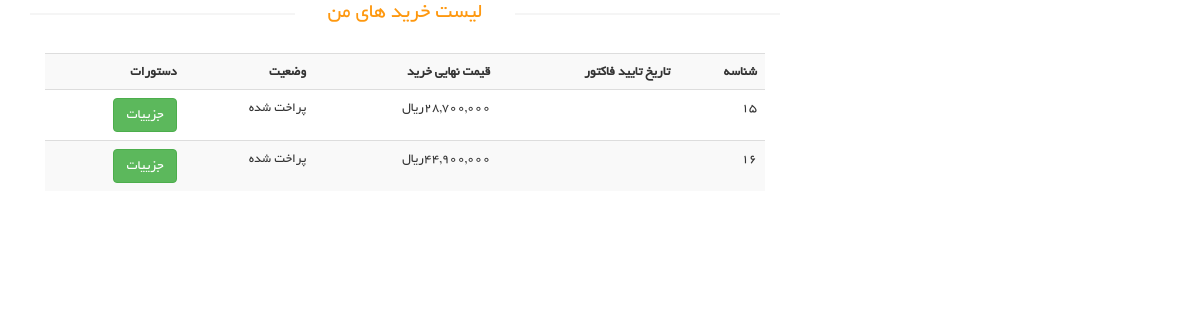
Page /user/my-shopping (signed in) on the committed database.
### order_module/models.py (models this page shows, shortened)
class Order(models.Model):
    user = models.ForeignKey(User, on_delete=models.CASCADE, verbose_name='کاربر')
    is_paid = models.BooleanField(default=False,verbose_name='نهایی شده/نشده')
    payment_date = models.DateField(null=True, blank=True, verbose_name='تاریخ پرداخت')
    def calculate_total_price(self):
        total_amount = 0
        if self.is_paid:
            for order_detail in self.orderdetail_set.all():
                total_amount += order_detail.final_price * order_detail.count
        else:
            for order_detail in self.orderdetail_set.all():
                total_amount += order_detail.variant.get_price() * order_detail.count
        return total_amount
    class Meta:
        verbose_name = 'سبد خرید'
        verbose_name_plural = ' سبدهای خرید'

class OrderDetail(models.Model):
    order = models.ForeignKey(Order, on_delete=models.CASCADE, verbose_name='سبد خرید')
    variant = models.ForeignKey(ProductVariant, on_delete=models.CASCADE, verbose_name='محصول')
    final_price = models.IntegerField(null=True, blank=True, verbose_name='قیمت نهایی')
    count = models.IntegerField(verbose_name='تعداد')
    class Meta:
        verbose_name = 'جزئیات سبد خرید'
        verbose_name_plural = 'لیست جزئیات سبدهای خرید'

### profile_module/views.py (the view)
# urls.py: path('my-shopping', views.MyShopping.as_view(), name='user_shopping_page'),
@method_decorator(login_required, name='dispatch')
class MyShopping(ListView):
    model = Order
    template_name = 'profile_module/user_shopping.html'
    def get_queryset(self):
        queryset = super().get_queryset()
        request: HttpRequest = self.request
        queryset = queryset.filter(user_id=request.user.id, is_paid=True)
        return queryset

### polls/templatetags/poll_extras.py (called while the page is built)
@register.filter
def show_date(view):
    return date2jalali(view)

@register.filter
def three_digit_currency(value:int):
    return '{:,}'.format(value) + 'ریال'

### sitsetting_module/context_data.py (called while the page is built)
def site_setting(request):
    sit_setting:Sitsetting = Sitsetting.objects.filter(is_active=True).first()
    context = {
        "site_setting": sit_setting
    }
    return context

### profile_module/templates/profile_module/user_shopping.html (shortened to what this page needs)
{% extends 'shared/layout.html' %}
{% load render_partial %}
{% load poll_extras %}
{% block content %}
    <div id="contact-page" class="container">
        <div class="bg">
            <div class="row">
                <div class="col-sm-8">
                    <div class="contact-form">
                        <h2 class="title text-center">لیست خرید های من</h2>
                        <div class="col-md-12">
                            <table class="table table-responsive table-hover table-striped">
                                <tr>
                                    <th class="text-right">شناسه</th>
                                    <th class="text-right">تاریخ تایید فاکتور</th>
                                    <th class="text-right">قیمت نهایی خرید</th>
                                    <th class="text-right">وضعیت</th>
                                    <th class="text-right">دستورات</th>
                                </tr>
                                {% for order in object_list %}
                                    <tr>
                                        <td class="text-right">{{ order.id }}</td>
                                        <td class="text-right">
                                        </td>
                                        <td class="text-right">
                                            {{ order.calculate_total_price|three_digit_currency}}
                                        </td>
                                        <td class="text-right">
                                            {% if order.is_paid %}
                                            	پراخت شده
                                            {% else %}
                                                پرداخت نشده
                                            {% endif %}
                                        </td>
                                        <td>
                                            <a href="{% url 'user_shopping_detail_page' order_id=order.id %}"
                                               class="btn btn-success">جزییات</a>
                                        </td>
                                    </tr>
                                {% endfor %}
                            </table>
                        </div>
                    </div>
                </div>
                <div class="container">
                    <div class="row">
                    </div>
                </div>
            </div>
        </div>
    </div>
{% endblock %}

### static/css/main.css (style rules this page uses)
body { font-family: 'BYekan'; font-size: 10pt; position: relative; font-weight: normal; direction: rtl; }
a { -webkit-transition: 300ms; -moz-transition: 300ms; -o-transition: 300ms; transition: 300ms; }
h1, h2, h3, h4, h5, h6 { font-family: 'BYekan', sans-serif; }
.left-sidebar h2:after, h2.title:after { content: " "; position: absolute; border: 1px solid #f5f5f5; bottom:8px; right: 0; width: 100%; height: 0; z-index: -2; }
h2.title:before { content: " "; position: absolute; background: #fff; bottom: -6px; width: 220px; height: 30px; z-index: -1; right: 50%; margin-right: -110px; }
h2.title { color: #FE980F; font-family: 'BYekan', sans-serif; font-size: 16pt; font-weight: 400; margin: 0 15px; text-transform: uppercase; margin-bottom: 30px; position: relative; }
.bg h2.title { margin-right:0; margin-left:0; margin-top: 0; }

### rows in the picture
Order: id "15", calculate_total_price|three_digit_currency "28,700,000ریال", shows "پراخت شده"
Order: id "16", calculate_total_price|three_digit_currency "44,900,000ریال", shows "پراخت شده"
